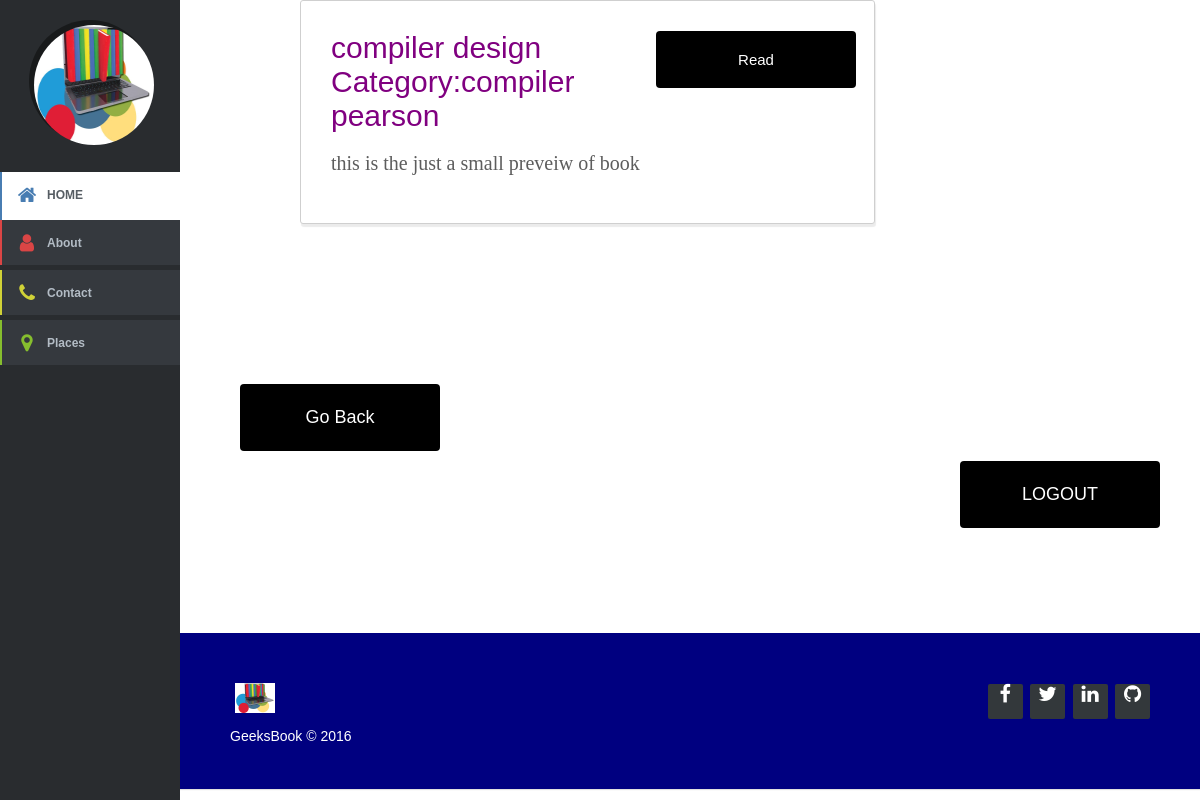
/SUPPLIER/viewbooks.php (signed in), run on the app's committed database.
### tables this page shows
CREATE TABLE `BOOK` (
  `BOOKID` int(10) UNSIGNED NOT NULL,
  `AUTHOR` varchar(45) NOT NULL,
  `PUBLICATION` varchar(45) NOT NULL,
  `CATEGORY` varchar(45) NOT NULL,
  `READABLE` tinyint(1) NOT NULL,
  `BOOKTITLE` varchar(40) NOT NULL,
  `Booklink` varchar(50) NOT NULL,
  `QUANTITY` int(10) NOT NULL
);

### SUPPLIER/viewbooks.php (the view, shortened to what this page needs)
<html>
<head>
<link rel="stylesheet" href="../list-template/assets/css/article-lists/article-list-vertical.css">
</head>
<body>
<?php include '../common/sidebar.php'; ?>
<?php
		if(isset($_SESSION["S_ID"]) && !empty($_SESSION["S_ID"]) )
		{
			$flag=1;
			$php_sid=$_SESSION["S_ID"];
		}
		else
		{
			$flag=0;
		}
	if($flag==1)
	{
	$servername = "localhost";
	$username = "root";
	$password = "";
	$dbname = "DBMS_PROJECT";
	$conn = new mysqli($servername, $username, $password,$dbname);
	$sql = "select * from BOOK natural join BOOKSUPPLIED where s_id='$php_sid'";
	$res = $conn->query($sql);
$row = $res->fetch_assoc();
	while($row)
	{
			echo '
			<ul class="article-list-vertical" >
		    <li>
		        <div style="padding-right:0px;">
		            <span style="color:purple;font-size:30px;">'.$row["BOOKTITLE"].'</span>
					<span style="color:purple;font-size:30px;">Category:'.$row["CATEGORY"].'</span>
					<span style="color:purple;font-size:30px;">'.$row["PUBLICATION"].'</span>
		            <p style="font-size:20px;font-family:cursive">this is the just a small preveiw of book</p>
		        </div>';
									if($row["READABLE"]==1)
									{
									echo "<button class='button ' style='vertical-align:middle;font-size:15px;margin-top:30px;' onclick = 'f(" .'"'. $target_dir = "uploads/".$row["Booklink"] . '"'. ")'><span>Read</span></button>";
									}
									else
									{
										echo "<div style='margin-top:15px;font-size:15px;color:purple;'>No Preview Avaiable</div>";
									}
		    echo'</li>
			</ul>
				';
			$row = $res->fetch_assoc();
	}
	echo '
	 <a href="../SUPPLIER/sinterface.php"><button class="button btnlogin" style="margin-left:20%;float:left;margin-top:10%;;"><span>Go Back </span></button> </a>';
	echo '
	 <a href="../common/logout.php"><button class="button btnlogin" style="vertical-align:middle;"><span>LOGOUT </span></button> </a>';
	echo '<section class="foot1" style="margin-left:180px;margin-bottom:0px;">';
	include "../common/footer.php";
	echo '</section>';
	}
 ?>
</body>
</html>

### common/home.css (style rules this page uses)
html { position: relative; min-height: 100%; }
body { margin-bottom: 0px; }

### assets/demo.css (style rules this page uses)
html { background-color: #fff; }
body { font:14px/1.5 Arial, Helvetica, sans-serif; padding:0; margin:0; }

### assets/sidebar-collapse.css (style rules this page uses)
body { margin: 0; padding: 0; }

### freebie-footer-templates/css/demo.css (style rules this page uses)
* { padding:0; margin:0; }
html { background-color: #eaf0f2; }
body { font:14px/1.5 Arial, Helvetica, sans-serif; }

### list-template/assets/css/article-lists/article-list-vertical.css (style rules this page uses)
.article-list-vertical { list-style:none; margin: 0 auto; max-width: 600px; text-align: center; padding: 0; }
.article-list-vertical li { display: block; box-sizing:border-box; border-radius: 3px; text-align: left; box-shadow: 1px 3px 1px 0 rgba(0, 0, 0, 0.08); border:1px solid #cfcfcf; overflow: hidden; background-color: #fff; font: normal 13px sans-serif; margin-bottom: 40px; max-width: 575px; }
.article-list-vertical li div { float: left; box-sizing: border-box; max-width: 350px; padding: 30px; }
.article-list-vertical li div p { line-height: 20px; color: #5d5d5d; margin: 20px 0; }

### SUPPLIER/viewbooks.php (style rules this page uses)
.button { display: inline-block; border-radius: 4px; background-color: black; border: none; color: #FFFFFF; text-align: center; font-size: 18px; padding: 20px; width: 200px; transition: all 0.5s; cursor: pointer; margin: 5px; }
.button span { cursor: pointer; display: inline-block; position: relative; transition: 0.5s; }
.button span:after { content: '»'; position: absolute; opacity: 0; top: 0; right: -20px; transition: 0.5s; }
.foot1 { margin-left : 180px; margin-top:100px; }
.btnlogin { margin-left:80%; }

### data on the page
book: BOOKTITLE "compiler design", CATEGORY "compiler", PUBLICATION "pearson"
